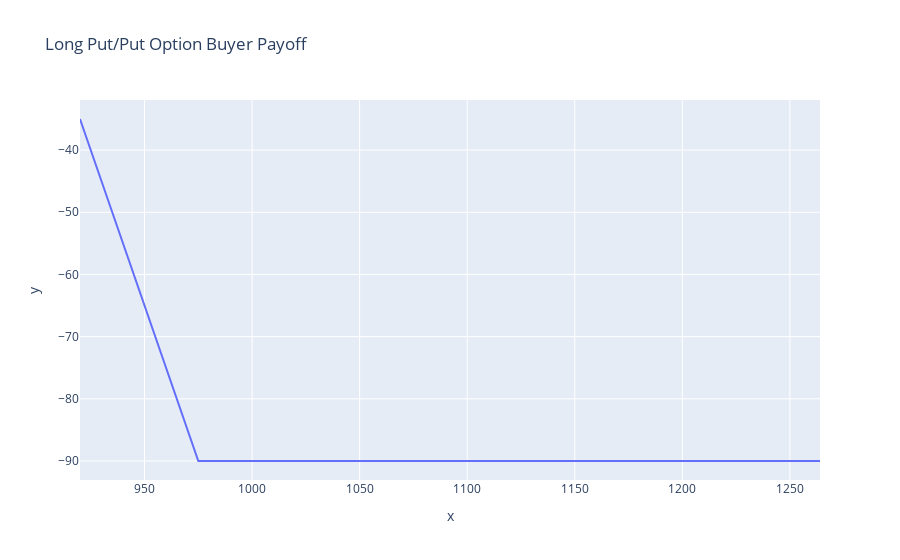

This figure's notebook cell:
### Code cell
spot_range = np.arange(0.8*spot,1.1*spot)
long_put = put_payoff(spot_range,strike,premium)

px.line(x=spot_range,y=long_put,title='Long Put/Put Option Buyer Payoff')

### Figure 1 — Plotly figure (JSON) as saved in the notebook; plotly's stock layout.template omitted (floating-point values rounded to 4 significant figures; data arrays with more than 128 entries replaced by an {"elided": "..."} marker saying what was removed)
{"data": [{"hovertemplate": "x=%{x}<br>y=%{y}<extra></extra>", "legendgroup": "", "line": {"color": "#636efa", "dash": "solid"}, "marker": {"symbol": "circle"}, "mode": "lines", "name": "", "orientation": "v", "showlegend": false, "type": "scatter", "x": {"elided": "345 int values"}, "xaxis": "x", "y": {"elided": "345 int values"}, "yaxis": "y"}], "layout": {"legend": {"tracegroupgap": 0}, "title": {"text": "Long Put/Put Option Buyer Payoff"}, "xaxis": {"anchor": "y", "domain": [0, 1], "title": {"text": "x"}}, "yaxis": {"anchor": "x", "domain": [0, 1], "title": {"text": "y"}}}}
